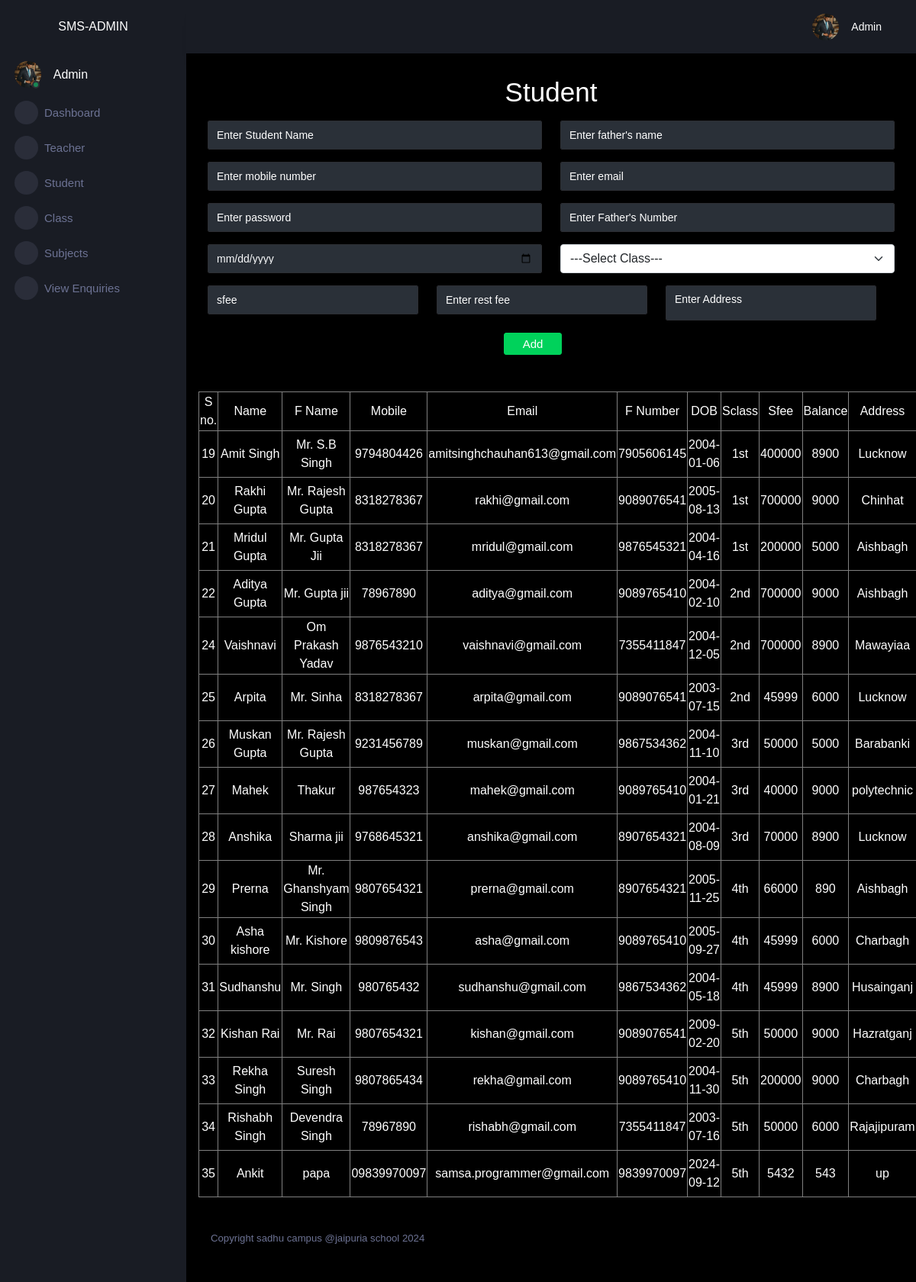
/adminapp/student (signed in), run on the app's committed database.
### user/models.py (models this page shows)
class Student(models.Model):
    id=models.AutoField(primary_key=True)
    name=models.CharField(max_length=25)
    fname=models.CharField(max_length=25)
    mobile=models.CharField(max_length=13)
    email=models.CharField(max_length=30,unique=True)
    fnumber=models.CharField(max_length=11)
    dob=models.CharField(max_length=20)
    sclass=models.CharField(max_length=5)
    sfee=models.CharField(max_length=10)
    balance=models.IntegerField()
    pic=models.FileField(upload_to="")
    address=models.TextField()

### adminapp/views.py (the view, shortened to what this page needs)
# urls.py: path('student',views.student,name="student"),
@cache_control(no_store=True,no_cache=True,must_revalidate=True)
def student(request):
    try:
        if request.session['username']!=None:
            stu=Student.objects.all()
            cl=Class.objects.all()
            return render(request,'student.html',{'stu':stu,'cl':cl})
    except:
        return(redirect('login'))

### adminapp/templates/student.html (shortened to what this page needs)
{% extends "adminparent.html" %}
{% block body %}
    <div class="row">
        <div class="col-sm-12">
            <h1 style="text-align:center;">Student</h1>
            <form class="row" method="post">
                <div class="col-sm-12">
                    <div class="row py-2">
                        <div class="col-sm-6"><input type="text" name="name" class="form-control text-light" placeholder="Enter Student Name" required="true"></div>
                        <div class="col-sm-6"><input type="text" name="fname" placeholder="Enter father's name" class="form-control text-light" required="true"></div>
                    </div>
                    <div class="row py-2">
                        <div class="col-sm-6"><input type="number" name="mobile" placeholder="Enter mobile number" class="form-control text-light" required="true"></div>
                        <div class="col-sm-6"><input type="email" name="email" placeholder="Enter email" class="form-control text-light" required="true"></div>
                    </div>
                    <div class="row py-2">
                        <div class="col-sm-6"><input type="text" name="password" placeholder="Enter password"  class="form-control text-light" required="true"></div>
                        <div class="col-sm-6"><input type="text" name="fnumber" placeholder="Enter Father's Number" class="form-control text-light" required="true"></div>
                    </div>
                    <div class="row py-2">
                        <div class="col-sm-6"><input type="date" name="dob" placeholder="Enter Dob" class="form-control text-light" required="true"></div>
                        <div class="col-sm-6">
                            <select name="sclass" id="" class="form-select">
                                <option value="" selected>---Select Class---</option>
                            </select>
                    </div>
                    <div class="row py-3">
                        <div class="col-sm-4"><input type="text" name="sfee" placeholder="sfee" class="form-control text-light" required="true"></div>
                        <div class="col-sm-4"><input type="text" name="balance" placeholder="Enter rest fee" class="form-control text-light" required="true"></div>
                        <div class="col-sm-4">
                            <textarea name="address" class="form-control text-light" placeholder="Enter Address" required="true"></textarea>
                        </div>
                    <div class="row">
                        <div class="col-sm-12 text-center">
                            <button type="submit" class="btn btn-success d-inline-block my-3 mx-auto px-4">Add</button>
                        </div>
                      </div>
                </div>
            </form>
            <div class="row my-3">
                <table class="table-bordered text-center">
                    <tr>
                        <td>S no.</td>
                        <td>Name</td>
                        <td>F Name</td>
                        <td>Mobile</td>
                        <td>Email</td>
                        <td>F Number</td>
                        <td>DOB</td>
                        <td>Sclass</td>
                        <td>Sfee</td>
                        <td>Balance</td>
                        <td>Address</td>
                    </tr>
                   {%for i in stu%}
                   <tr>
                    <td>{{i.id}}</td>
                    <td>{{i.name}}</td>
                    <td>{{i.fname}}</td>
                    <td>{{i.mobile}}</td>
                    <td>{{i.email}}</td>
                    <td>{{i.fnumber}}</td>
                    <td>{{i.dob}}</td>
                    <td>{{i.sclass}}</td>
                    <td>{{i.sfee}}</td>
                    <td>{{i.balance}}</td>
                    <td>{{i.address}}</td>
                </tr>
                   {%endfor%}
                </table>
            </div>
        </div>
    </div>
{% endblock body %}

### adminapp/templates/adminparent.html (style rules this page uses)
input { color:white !important; }
::placeholder { color:white !important; }
textarea { color:white !important; }

### data on the page
Student: id "19", name "Amit Singh", fname "Mr. S.B Singh", mobile "9794804426", email "amitsinghchauhan613@gmail.com", fnumber "7905606145", dob "2004-01-06", sclass "1st", sfee "400000", balance "8900", address "Lucknow"
Student: id "20", name "Rakhi Gupta", fname "Mr. Rajesh Gupta", mobile "8318278367", email "rakhi@gmail.com", fnumber "9089076541", dob "2005-08-13", sclass "1st", sfee "700000", balance "9000", address "Chinhat"
Student: id "21", name "Mridul Gupta", fname "Mr. Gupta Jii", mobile "8318278367", email "mridul@gmail.com", fnumber "9876545321", dob "2004-04-16", sclass "1st", sfee "200000", balance "5000", address "Aishbagh"
Student: id "22", name "Aditya Gupta", fname "Mr. Gupta jii", mobile "78967890", email "aditya@gmail.com", fnumber "9089765410", dob "2004-02-10", sclass "2nd", sfee "700000", balance "9000", address "Aishbagh"
Student: id "24", name "Vaishnavi", fname "Om Prakash Yadav", mobile "9876543210", email "vaishnavi@gmail.com", fnumber "7355411847", dob "2004-12-05", sclass "2nd", sfee "700000", balance "8900", address "Mawayiaa"
Student: id "25", name "Arpita", fname "Mr. Sinha", mobile "8318278367", email "arpita@gmail.com", fnumber "9089076541", dob "2003-07-15", sclass "2nd", sfee "45999", balance "6000", address "Lucknow"
Student: id "26", name "Muskan Gupta", fname "Mr. Rajesh Gupta", mobile "9231456789", email "muskan@gmail.com", fnumber "9867534362", dob "2004-11-10", sclass "3rd", sfee "50000", balance "5000", address "Barabanki"
Student: id "27", name "Mahek", fname "Thakur", mobile "987654323", email "mahek@gmail.com", fnumber "9089765410", dob "2004-01-21", sclass "3rd", sfee "40000", balance "9000", address "polytechnic"
Student: id "28", name "Anshika", fname "Sharma jii", mobile "9768645321", email "anshika@gmail.com", fnumber "8907654321", dob "2004-08-09", sclass "3rd", sfee "70000", balance "8900", address "Lucknow"
Student: id "29", name "Prerna", fname "Mr. Ghanshyam Singh", mobile "9807654321", email "prerna@gmail.com", fnumber "8907654321", dob "2005-11-25", sclass "4th", sfee "66000", balance "890", address "Aishbagh"
Student: id "30", name "Asha kishore", fname "Mr. Kishore", mobile "9809876543", email "asha@gmail.com", fnumber "9089765410", dob "2005-09-27", sclass "4th", sfee "45999", balance "6000", address "Charbagh"
Student: id "31", name "Sudhanshu", fname "Mr. Singh", mobile "980765432", email "sudhanshu@gmail.com", fnumber "9867534362", dob "2004-05-18", sclass "4th", sfee "45999", balance "8900", address "Husainganj"
Student: id "32", name "Kishan Rai", fname "Mr. Rai", mobile "9807654321", email "kishan@gmail.com", fnumber "9089076541", dob "2009-02-20", sclass "5th", sfee "50000", balance "9000", address "Hazratganj"
Student: id "33", name "Rekha Singh", fname "Suresh Singh", mobile "9807865434", email "rekha@gmail.com", fnumber "9089765410", dob "2004-11-30", sclass "5th", sfee "200000", balance "9000", address "Charbagh"
Student: id "34", name "Rishabh Singh", fname "Devendra Singh", mobile "78967890", email "rishabh@gmail.com", fnumber "7355411847", dob "2003-07-16", sclass "5th", sfee "50000", balance "6000", address "Rajajipuram"
Student: id "35", name "Ankit", fname "papa", mobile "09839970097", email "samsa.programmer@gmail.com", fnumber "9839970097", dob "2024-09-12", sclass "5th", sfee "5432", balance "543", address "up"
